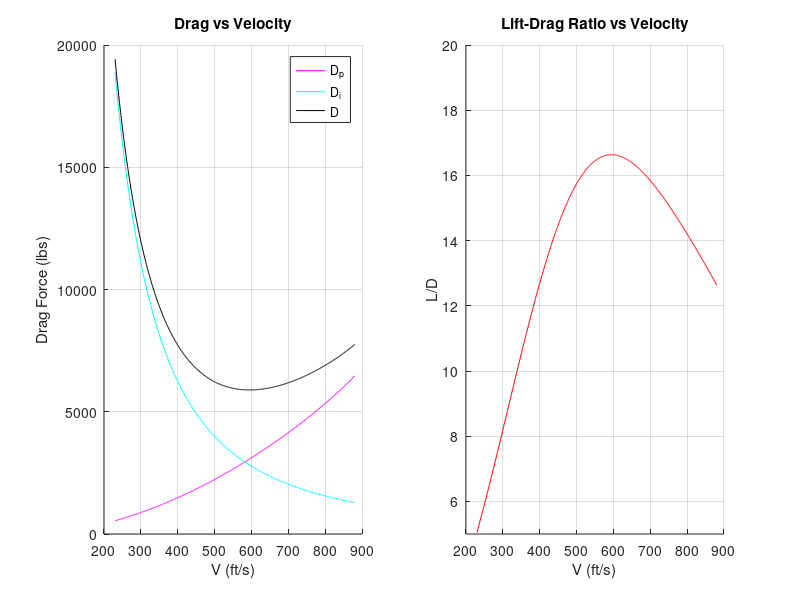

The MATLAB source for this figure:
%% Drag Calculator Project

% Nicholas Detwiler
% 61009785
% to be submitted 13 MAR 2022

%% description:
% this matlab script will find the total drag acting on an aircraft with
% given dimensions and speed. the dimensions, unless otherwise specified
% will be listed below in the variables section. this code may or may not
% be adapted to allow user input of parameters; but that is not in the
% assignment and would just be for fun/flex

clear;clc;   % clears workspace and command window


%% variables/constants
% necessary constants
y = 1.4;        % sp heat ratio
R = 1716.5;     % gas constant (freedom units)
ro_STP = 2.377e-3;  % density @ sea level 

% aircraft geometry
W = 98e3;       % weight lbs
% wing
b = 93.2;       % ft
S_ref = 1000;   % ft^2
tc_w= 0.180;    % thickness to chord ratio 0.180
A_w = 11.0;     % sweep angle (deg) 11.0
TR_w= 0.2;      % wing taper ratio
crt_w = 17.8;   % ft
EWAR = 0.83;    % exposed wing area ratio
AR = (b^2)/S_ref; % aspect ratio

% fuselage
L_f = 117;      % fuselage length 117
D_f = 10.0;     % fuselage diameter 10.0
Swet_f = 0.8 * pi * D_f * L_f;   % wetted area of fuselage

% vertical tail
Sexp_vt = 161;  % ft^2
tc_vt= 0.09;    % v tail taper ratio
A_vt =0;        % v tail sweep angle (deg)
TR_vt=0.8;      % v tail taper ratio
crt_vt = 15.5;  % ft

% horizontal tail
Sexp_ht = 261;  % ft^2
tc_ht= 0.09;    % h tail taper ratio
A_ht =31.6;     % h tail sweep angle (deg)
TR_ht=0.35;     % h tail taper ratio
crt_ht = 11.1;  % ft

% pylons
Swet_p = 117;   % ft^2
tc_p = 0.06;    % pylons thickness/chord
A_p = 0;        % sweepback angle (0)
TR_p = 1;       % taper ratio (no taper)
c_p = 16.2;     % chord length of pylon

% nacelles
Swet_n = 455;   % total wetted area of nacelles
fineness_n = 5.0;   % fineness ratio 
L_n = 16.8;     % characteristic length 

% flow characteristics
V = 765;        % ft/s
rho = 8.754e-4;  % lb/ft^3
T  = 400;       % deg Rankine
mu = 3.025e-7;  % lb*s/ft^2
a = sqrt(y * R * T); % speed of sound
M = V / a;      % mach
V_ind = V * sqrt(rho / ro_STP); % indicated flight speed
nu = mu / rho;  % kinematic viscosity

% optimization and plotting
V_range = 230:880;    % velocity range over which to determine V_opt
LDymin=5; LDymax=20;    % y scaling values for L/D graph
Dymin=0; Dymax = 20000; % for total drag graph
xmin=200; xmax=900;     % x scaling values


%% functions
% anonymous functions in this section will be used for looping through many
% different velocities in the plotting portion of the assignment as well as
% just reducing how much I need to type in general

% Mach number
Ma1 = @(u1) u1./a;

% Friction Coefficient (used curve fitting tool w R^2 of 0.9993)
Cf1 = @(re1) 0.2355.*re1.^(-0.2893)+0.001027;

% Reynolds Number for given length and velocity
RN1 = @(v1,l1) (v1.*l1)./nu;

% z coefficient for k
z1 = @(m1,A1) ((2-m1.^2).*cosd(A1)) ./ sqrt(1 - ((m1.^2).*(cosd(A1).^2)));

% form factor k
k1 = @(tc2,m2,A2) (1 + (z1(m2,A2).*tc2) + 100*(tc2.^4));

% fuselage correction factor s (not used)
s_fus1 = @(db1) 2.993.*db1.^3 + -3.389.*db1.^2 + 0.1836.*db1 + 0.9968;

% Parasitic Drag coefficient for given C_f, k, S_wet, S_ref
CDp1 = @(Cf1,k1,Sw1,Sr1) (Cf1.*k1.*Sw1)./Sr1;

% Lift Coefficient with given velocity V1, planform area S1
CL1 = @(V1,S1) (W./( (.5*rho*(V1.^2)) .* S1) );

% CL but w input of dynamic presure q
CLq = @(q1,S1) (W ./ (q1 .* S1));
% Induced Drag Coefficient with a given C_L,AR,e
CDi1 = @(cl1,e1) (cl1.^2) ./ (pi * AR .* e1);

% dynamic pressure from given v
q1 = @(v2) 0.5*rho .* (v2.^2);


%% drag calculations

% Part 1: Total Parasitic Drag Coefficient
    % Wing
    Sexp_w = EWAR * S_ref; Swet_w = 2 * 1.02 * Sexp_w; % exposed wing area

    ctp_w = TR_w * crt_w;   % chord of wing tip

    c_exp = crt_w - (crt_w - ctp_w) * ((D_f/2) / (b / 2));
    MACexp_w = (2/3) * (c_exp + ctp_w - ...
        ((c_exp * ctp_w) / (c_exp + ctp_w)));   % MAC of exp wing
    Re_w = RN1(V,MACexp_w); Cf_w = Cf1(Re_w);   % reynolds # of wing
    k_w = k1(tc_w,M,A_w);   % form factor

    CDp_w = k_w * Cf_w * Swet_w / S_ref;    % parasitic drag coeff
    f_w = k_w * Cf_w * Swet_w;              % equiv flat plate area f

    % Fuselage
    Re_f = RN1(V,L_f); Cf_f = Cf1(Re_f);    % reynolds # of fuselage
    %width_to_span = D_f / b;corr_fus = s_fus1(width_to_span);  % fuse corr
    fineness_f = L_f / D_f;
    k_f = (61.14*fineness_f -117.8) / ...
        (fineness_f^2 + 46.26*fineness_f + -110.4); % R^2 = 0.9999 fit

    CDp_f = k_f * Cf_f * Swet_f / S_ref;
    f_f = k_f * Cf_f * Swet_f;

    % Horz Tail
    Swet_ht = 2 * 1.02 * Sexp_ht;
    ctp_ht = TR_ht * crt_ht; 
    MACexp_ht = (2/3)*(crt_ht + ctp_ht - ...
        ((crt_ht * ctp_ht)/(crt_ht + ctp_ht)));
    Re_ht = RN1(V,MACexp_ht); Cf_ht = Cf1(Re_ht);
    k_ht = k1(tc_ht,M,A_ht);
    CDp_ht = k_ht * Cf_ht * Swet_ht / S_ref;
    f_ht = k_ht * Cf_ht * Swet_ht;

    % Vert Tail
    Swet_vt = 2 * 1.02 * Sexp_vt;
    ctp_vt = TR_vt * crt_vt; 
    MACexp_vt = (2/3)*(crt_vt + ctp_vt - ...
        ((crt_vt * ctp_vt)/(crt_vt + ctp_vt)));
    Re_vt = RN1(V,MACexp_vt); Cf_vt = Cf1(Re_vt);
    k_vt = k1(tc_vt,M,A_vt);
    CDp_vt = k_vt * Cf_vt * Swet_vt / S_ref;
    f_vt = k_vt * Cf_vt * Swet_vt;

    % Pylons
    k_p = k1(tc_p,M,A_p);
    Re_p = RN1(V,c_p);
    Cf_p = Cf1(Re_p);
    CDp_p = k_p * Cf_p * Swet_p / S_ref;
    f_p = k_p * Cf_p * Swet_p;

    % Nacelles
    k_n = (61.14*fineness_n -117.8) / ...
        (fineness_n^2 + 46.26*fineness_n + -110.4); % R^2 = 0.9999 fit
    Re_n = RN1(V,L_n);
    Cf_n = Cf1(Re_n);
    CDp_n = k_n * Cf_n * Swet_n / S_ref;
    f_n = k_n * Cf_n * Swet_n;

    % TOTAL
    f_tot = 1.1 * (f_w + f_f + f_ht + f_vt + f_p + f_n);
    CDp_tot = f_tot / S_ref;

% Part 2: Induced Drag
    % find lift coefficient
    CL = CL1(V,S_ref);
    % find efficiency factor e
        % CDp_tot ~~ 0.0200 so use e_0200 fitted function (R^2 = 0.9999)
        %e = 1.255e-05*AR^3 + 0.0001553*+AR^2 + -0.02069*AR + 0.965;
    % CDp_tot ~~ 0.0150 so use e_0150 fitted function (R^2 = 1.0)
    e = 2.049e-05*AR^3 + -0.0001136*AR^2 + -0.01502*AR + 0.967;


    % find induced drag coefficient
    CDi = CDi1(CL,e);

% Part 3: Total Incompressible Drag Coefficient and Drag, L/D
CD_tot = CDp_tot + CDi;
D_tot = CD_tot * q1(V) * S_ref;
LD_ratio = W/D_tot;

fprintf(['unique values: \nt/c_w = %1.3f \tA_w = %2.1f deg ' ...
    '\nL_f = %3.0f ft \tD_f = %2.0f ft \nSwet_f = %5.2f' ...
    '\n\nAt V=765 ft/s, the aircraft will have: \nCDp_tot = %2.4f' ...
    '\nequivalent flat plate area f_tot = %2.3f ft^2' ...
    '\ntotal drag D_tot = %5.1f lb' ...
    '\nand final lift-drag ratio = %2.2f\n\n'], ...
    tc_w, A_w, L_f, D_f, Swet_f, ...
    CDp_tot, f_tot, D_tot, LD_ratio)


%% optimization and plotting

% make vector of dynamic pressure q that varies over V_range
q_range = q1(V_range);
% get vector of CLs from q_range
CL_range = CLq(q_range,S_ref);

% loop thru the various components to find friction coeffs, form factors
% and drag coeffs
% this couldve been done w a nested loop w 6 indeces instead but eh

for i=1:length(V_range)

    % mach at this v
    M_r = Ma1(V_range(i));

    % use mach to get form factor k
    k_w_r = k1(tc_w, M_r, A_w);
    k_ht_r= k1(tc_ht,M_r,A_ht);
    k_vt_r= k1(tc_vt,M_r,A_vt);
    k_p_r = k1(tc_p, M_r, A_w);
    k_f_r = k_f;
    k_n_r = k_n;

    % get all them Reynolds numbers and fric coeffs
    Rew_r = RN1(V_range(i),MACexp_w);   Cfw_r = Cf1(Rew_r); 
    Ref_r = RN1(V_range(i),L_f);        Cff_r = Cf1(Ref_r);
    Reh_r = RN1(V_range(i),MACexp_ht);  Cfh_r = Cf1(Reh_r);
    Rev_r = RN1(V_range(i),MACexp_vt);  Cfv_r = Cf1(Rev_r);
    Rep_r = RN1(V_range(i),c_p);        Cfp_r = Cf1(Rep_r);
    Ren_r = RN1(V_range(i),L_n);        Cfn_r = Cf1(Ren_r);
    
    % get all them para drag coeffs
    CDpw_r = k_w_r * Cfw_r * Swet_w / S_ref;
    CDpf_r = k_f_r * Cff_r * Swet_f / S_ref;
    CDph_r = k_ht_r* Cfh_r * Swet_ht/ S_ref;
    CDpv_r = k_vt_r* Cfv_r * Swet_vt/ S_ref;
    CDpp_r = k_p_r * Cfp_r * Swet_p / S_ref;
    CDpn_r = k_n_r * Cfn_r * Swet_n / S_ref;

    % sum all para drag coeffs
    CDptot_r(i) = 1.1 * (CDpw_r + CDpf_r + CDph_r + CDpv_r + ...
        CDpp_r + CDpn_r);

    % if para drag coeff is closer to 0.0200, use e_0200, else use e_0150
    if (CDptot_r(i) - 0.0175 > 0)
        e_r = 1.255e-05*AR^3 + 0.0001553*+AR^2 + -0.02069*AR + 0.965;
    else
        e_r = 2.049e-05*AR^3 + -0.0001136*AR^2 + -0.01502*AR + 0.967;
    end

    % use e_r to determine the induced drag coeff
    CDi_r(i) = CL_range(i)^2 / (pi * AR * e_r);

    % total drag coeff
    CDtot_r(i) = CDptot_r(i) + CDi_r(i);

    % lift-drag ratio for current index
    LDratio_r(i) = CL_range(i) / CDtot_r(i); 

end

Dtot_r = CDtot_r .* q_range .* S_ref;
Di_r = CDi_r .* q_range .* S_ref;
Dptot_r = CDptot_r .* q_range .* S_ref;

LDmax = max(LDratio_r);
index_opt = find(LDratio_r == LDmax);
V_opt = V_range(index_opt);
V_opt_butinknots = V_opt * 0.5925;

fprintf(['The unique aircraft with the above characteristics \nwill ' ...
    'operate at maximum aerodynamic efficiency of %2.2f \nat or ' ...
    'around a velocity of: %3.0f ft/s or %3.1f knots \n'], ...
    LDmax,V_opt,V_opt_butinknots)

% plot them mfs
subplot(1,2,1)
hold on

plot (V_range,Dptot_r,'m',V_range,Di_r,'c',V_range,Dtot_r,'k')
xlim([xmin,xmax])
ylim([Dymin,Dymax])
grid on
xlabel('V (ft/s)')
ylabel('Drag Force (lbs)')
title ('Drag vs Velocity')
legend('D_p','D_i','D')

hold off


subplot(1,2,2)
hold on

plot(V_range,LDratio_r,'r')
xlim([xmin,xmax])
ylim([LDymin,LDymax])
grid on
xlabel('V (ft/s)')
ylabel('L/D')
title('Lift-Drag Ratio vs Velocity')
%text(690,17.3,'piecewise e correction','FontSize',6)

hold off

